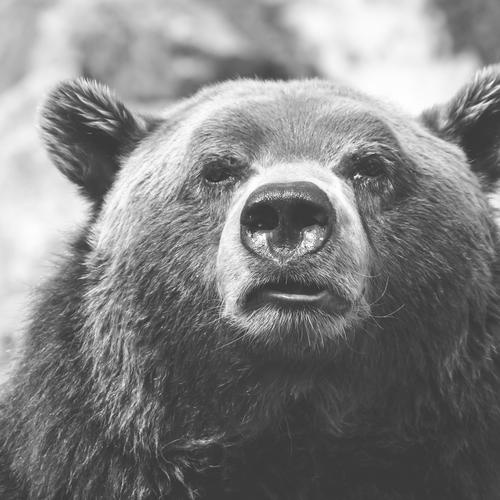
#> input picture gray.jpg, 500 x 500 px
$ python tempCodeRunnerFile.py
#> lines starting #> are read from the running program, lines starting #| are printed output that depends on the picture
import cv2
import numpy as np

# Tải ảnh xám
gray_image = cv2.imread('gray.jpg', cv2.IMREAD_GRAYSCALE)
#> gray_image is the input picture: shape (500, 500); min 37, max 255, mean 130.3

# Tạo một ảnh màu tạm thời với các kênh màu giống nhau từ ảnh xám
color_image = cv2.cvtColor(gray_image, cv2.COLOR_GRAY2BGR)

# Tạo một ma trận màu để kết hợp các kênh màu
lut = np.zeros((256, 1, 3), dtype=np.uint8)

# Kết hợp các kênh màu
lut[:, 0, 0] = np.arange(256)  # Kênh màu xanh lá cây
lut[:, 0, 1] = 128             # Kênh màu xanh dương
lut[:, 0, 2] = np.flip(np.arange(256), axis=0)  # Kênh màu đỏ

# Áp dụng LUT để tạo ảnh màu từ ảnh xám
color_image = cv2.LUT(color_image, lut)
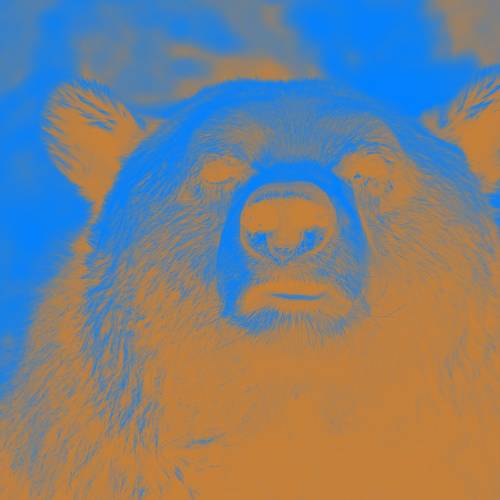
#> color_image: shape (500, 500, 3); mean B, G, R 130.3, 128, 124.7

# Hiển thị ảnh màu
cv2.imshow('Color Image', color_image)
cv2.waitKey(0)
cv2.destroyAllWindows()
